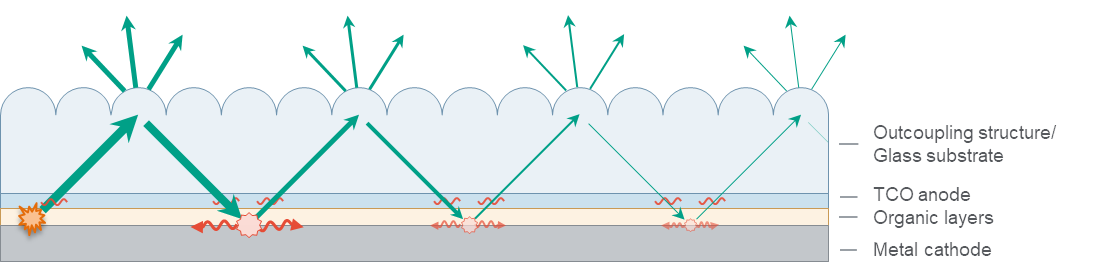
#> input picture figures/fig1/rays_lossy.png, 1110 x 272 px
$ python plot_fig1_row.py
#> lines starting #> are read from the running program, lines starting #| are printed output that depends on the picture
# -*- coding: utf-8 -*-
"""Fig. 1 as one row: (a) the two ray schematics stacked, (b) decay, (c) master curve."""
import numpy as np, matplotlib, os
matplotlib.use('Agg')
import matplotlib.pyplot as plt
from matplotlib.lines import Line2D
from PIL import Image
HERE = os.path.dirname(os.path.abspath(__file__))
C_LOSSY, C_LOW = '#6E6E6E', '#C00000'
FS, FSN = 7.0, 6.0
plt.rcParams.update({'font.size': FS, 'axes.linewidth': 0.8})
fig = plt.figure(figsize=(7.2, 2.45))
gs = fig.add_gridspec(1, 3, width_ratios=[1.25, 1, 1], left=0.005, right=0.99, top=0.9, bottom=0.19, wspace=0.42)

axa = fig.add_subplot(gs[0, 0]); axa.axis('off'); axa.set_xlim(0, 1); axa.set_ylim(0, 1)
lossy = np.asarray(Image.open(os.path.join(HERE, 'rays_lossy.png')).convert('RGBA'))
#> lossy is the input picture: shape (272, 1110, 4); mean R, G, B, A 101.2, 107.4, 108.1, 122.8
lossy = lossy[:, :int(lossy.shape[1] * 0.745)]
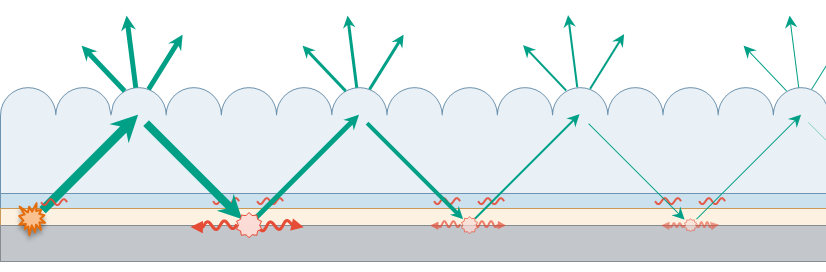
#> lossy: shape (272, 826, 4); mean R, G, B, A 133.9, 142, 142.9, 161.3; transparent parts drawn white
low = np.asarray(Image.open(os.path.join(HERE, 'rays_lowloss.png')).convert('RGBA'))
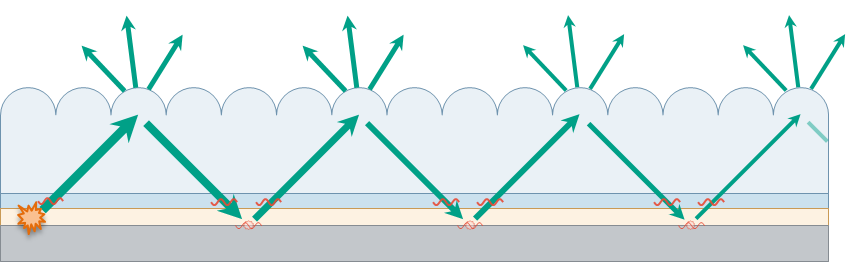
#> input picture figures/fig1/rays_lowloss.png, 858 x 262 px
#> low is the input picture: shape (262, 858, 4); mean R, G, B, A 132, 143, 143.5, 163.2
for k, (img, title, col) in enumerate(((lossy, 'conventional: large round-trip loss', C_LOSSY),
                                         (low, 'this work: small round-trip loss', C_LOW))):
    y0 = 0.56 if k == 0 else 0.08
    ia = axa.inset_axes([0.06, y0, 0.92, 0.36]); ia.imshow(img); ia.axis('off')
    axa.text(0.52, y0 + 0.40, title, ha='center', va='bottom', fontsize=FSN + 0.4, color=col, fontweight='bold')
#> this loop made 2 passes
#> (title, col, y0) on passes 1 to 2: ('conventional: large round-trip loss', '#6E6E6E', 0.56), ('this work: small round-trip loss', '#C00000', 0.08)
leg = [Line2D([], [], color='#1A9E7E', lw=1.4, label='light path'),
       Line2D([], [], color='#E0472B', lw=1.0, label='Joule loss / TCO absorption')]
axa.legend(handles=leg, loc='lower center', bbox_to_anchor=(0.52, -0.2), ncol=2, frameon=False, fontsize=FSN - 0.4, handlelength=1.4, columnspacing=1.2)
axa.text(0.0, 1.06, '(a)', transform=axa.transAxes, fontsize=8.5, fontweight='bold', va='bottom')

p = 0.4; n = np.arange(0, 11)
axb = fig.add_subplot(gs[0, 1])
for A, col in ((0.02, C_LOW), (0.10, '#B0B0B0'), (0.25, C_LOSSY)):
    q = (1 - p) * (1 - A)
    axb.plot(n, p * (1 - q ** (n + 1)) / (1 - q), color=col, lw=1.5, marker='o', ms=2.6, mew=0, label="A′ = %.2f → %.2f" % (A, p / (p + (1 - p) * A)))
axb.set_xlim(-0.3, 10.3); axb.set_ylim(0.2, 1.0)
axb.set_xlabel('number of round trips'); axb.set_ylabel('cumulative escaped fraction')
axb.text(0.04, 0.97, '$p$ = 0.4', transform=axb.transAxes, va='top', color='0.3', fontsize=FSN)
axb.legend(loc='lower right', frameon=False, fontsize=FSN - 0.4, title='round-trip loss → η$_{\\rm ext}$', title_fontsize=FSN - 0.4, handlelength=1.6)
axb.text(-0.3, 1.06, '(b)', transform=axb.transAxes, fontsize=8.5, fontweight='bold', va='bottom')

axc = fig.add_subplot(gs[0, 2], sharey=axb)
R = np.linspace(0, 1, 400)
for pp, col, ls, lab in ((0.6, '0.55', ':', '$p$ = 0.6'), (0.4, C_LOW, '-', '$p$ = 0.4'), (0.25, '0.55', '--', '$p$ = 0.25')):
    axc.plot(R, pp / (pp + (1 - pp) * (1 - R)), color=col, lw=1.5 if pp == 0.4 else 1.0, ls=ls)
    axc.text(0.04, pp + 0.03, lab, color=col, fontsize=FSN)
for A, col, lab, xy in ((0.25, C_LOSSY, 'large loss\n(A′ = 0.25)', (0.80, 0.60)), (0.02, C_LOW, 'low-loss reflector\n(A′ = 0.02)', (0.50, 1.0))):
    y = p / (p + (1 - p) * A)
    axc.plot([1 - A], [y], marker='o', ms=5, color=col, mew=0, zorder=5)
    axc.annotate(lab, (1 - A, y), xytext=xy, ha='center', va='top', fontsize=FSN - 0.4, color=col,
                 arrowprops=dict(arrowstyle='-', lw=0.6, color=col, shrinkB=3))
axc.set_xlim(0, 1.0); axc.set_xlabel('round-trip reflectance  $R_{\\rm LED}$ = 1 − $A$′')
axc.set_ylabel('extraction efficiency  η$_{\\rm ext}$')
axc.tick_params(labelleft=True)
axc.text(-0.3, 1.06, '(c)', transform=axc.transAxes, fontsize=8.5, fontweight='bold', va='bottom')
for ax in (axb, axc):
    for s in ('top', 'right'): ax.spines[s].set_visible(False)
    ax.tick_params(labelsize=FSN)
for e in ('png', 'pdf'):
    fig.savefig(os.path.join(HERE, 'fig1_row.' + e), dpi=400)
#> this loop made 2 passes
#> pass 1, `fig.savefig(os.path.join(HERE, 'fig1_row.' + e), dpi=400)`:
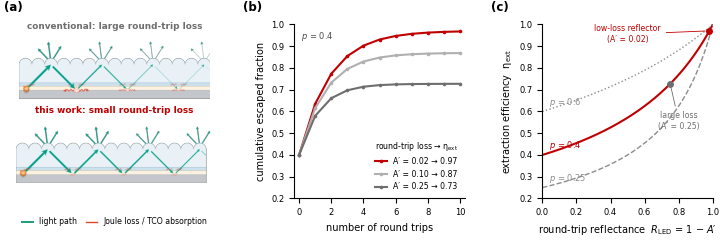
#> figure drawn by matplotlib, 2 panels; panel 1: curve peaks at x = 10, y = 0.968; panel 1: curve peaks at x = 10, y = 0.869; panel 1: curve peaks at x = 10, y = 0.727; panel 2: curve peaks at x = 1, y = 1
print('fig1_row written')
